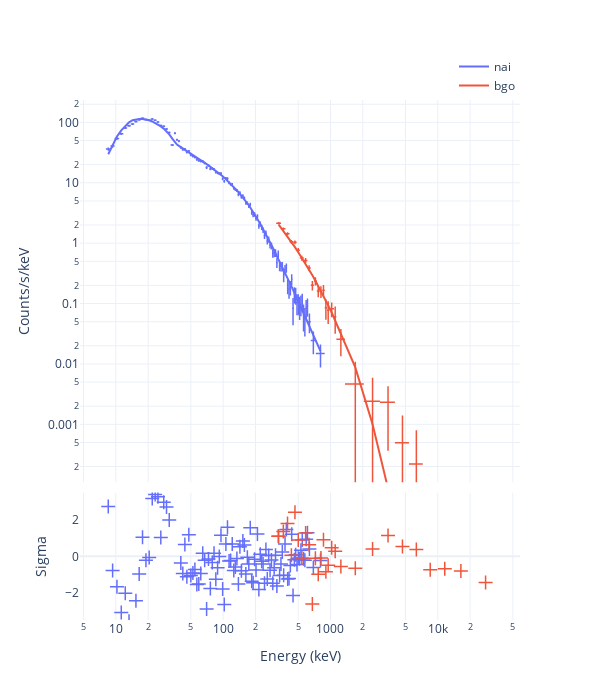

Notebook code cell kept with this figure:
### Code cell
fig = Plot.pair(pair, style='CE')
